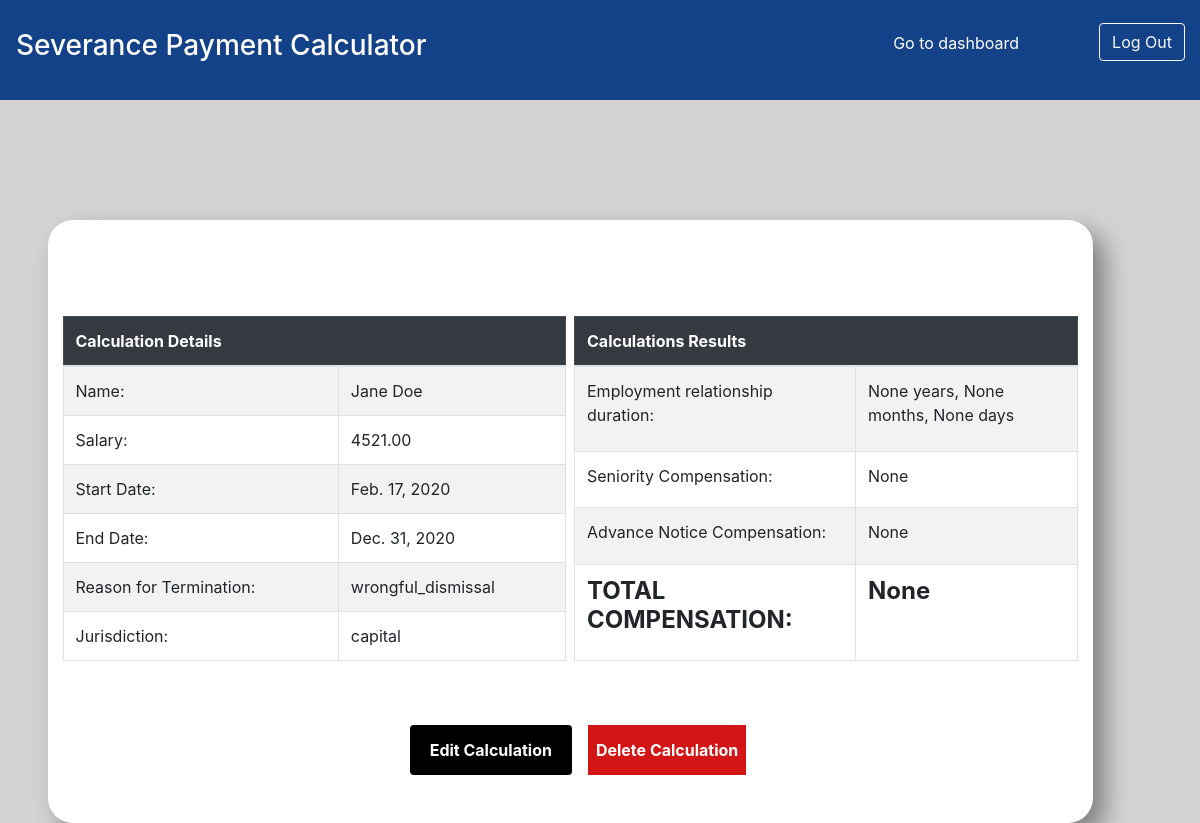
The page /calculationDetails/11 on the database its author committed.
### main_app/models.py (models this page shows, shortened)
class Severance(models.Model):
    name = models.CharField(max_length=255)
    salary = models.DecimalField(max_digits=19, decimal_places=2)
    start_date = models.DateField()
    end_date = models.DateField()
    jurisdiction = models.CharField(max_length=100)
    int_rate = models.DecimalField(max_digits=17, decimal_places=2, null=True)
    reason_for_termination = models.CharField(max_length=100)
    total_relation_duration = models.IntegerField(null=True)
    relation_duration_years = models.IntegerField(null=True)
    relation_duration_months = models.IntegerField(null=True)
    relation_duration_days = models.IntegerField(null=True)
    comp_seniority = models.DecimalField(max_digits=17, decimal_places=2, null=True)
    comp_advance_notice = models.DecimalField(max_digits=17, decimal_places=2, null=True)
    days_complete_month = models.DecimalField(max_digits=17, decimal_places=2, null=True)
    days_month_worked = models.DecimalField(max_digits=17, decimal_places=2, null=True)
    total = models.DecimalField(max_digits=17, decimal_places=2, null=True)
    author = models.ForeignKey(User, related_name="severances", on_delete = models.CASCADE)
    objects = SeveranceManager()
    created_at = models.DateTimeField(auto_now_add = True)
    updated_at = models.DateTimeField(auto_now = True)

### main_app/views.py (the view)
# urls.py: path("calculationDetails/<int:sev_id>", views.detailsCalculation),
def detailsCalculation(request, sev_id):
    one_sev = Severance.objects.get(id=sev_id)
    context={
        "one_calc": one_sev
    }
    return render(request, "calculationDetails.html", context)

### main_app/templates/calculationDetails.html (shortened to what this page needs)
<!DOCTYPE html>
<html lang="en">
    <head>
        {% load static %}
        <link rel="stylesheet" href="https://stackpath.bootstrapcdn.com/bootstrap/4.3.1/css/bootstrap.min.css">
        <link rel= "stylesheet" href="{% static 'css/severanceCalculations.css' %}">
    </head>
    <body>
        <nav>
            <div class="row-nav">
                <h3 class="font-white ml-3">Severance Payment Calculator</h3>
            </div>
            <div>
                <ul class="row-nav">
                    <div class="row_links col">
                        <li class="align-items-center mt-2"><a href="/dashboard">Go to dashboard</a></li>
                        <form action="/logout" method="post">
                            <button type="submit" class="btn btn-outline-light">Log Out</button>
                        </form>
                    </div>
                </ul>
            </div>
        </nav>
        <section class="d-flex justify-content-center">
            <div class="container-xl pt-5 col-lg-11 bg-white border-style">
                <div class="simple-row">
                    <table class="mt-5 mr-2 w-75 table table-bordered table table-striped table-responsive-lg">
                        <thead class="table-dark">
                            <tr>
                                <th scope="col" colspan="2">Calculation Details</th>
                            </tr>
                        </thead>
                        <tbody>
                            <tr>
                                <td>Name:</td>
                                <td>{{one_calc.name}}</td>
                            </tr>
                            <tr>
                                <td>Salary:</td>
                                <td>{{one_calc.salary}}</td>
                            </tr>
                            <tr>
                                <td>Start Date:</td>
                                <td>{{one_calc.start_date}}</td>
                            </tr>
                            <tr>
                                <td>End Date:</td>
                                <td>{{one_calc.end_date}}</td>
                            </tr>
                            <tr>
                                <td>Reason for Termination:</td>
                                <td>{{one_calc.reason_for_termination}}</td>
                            </tr>
                            <tr>
                                <td>Jurisdiction:</td>
                                <td>{{one_calc.jurisdiction}}</td>
                            </tr>
                        </tbody>
                    </table>
                    <table class="mt-5 w-75 table table-bordered table table-striped table-responsive-lg">
                        <thead class="table-dark">
                            <tr>
                                <th scope="col" colspan="2">Calculations Results</th>
                            </tr>
                        </thead>
                        <tbody>
                            <tr>
                                <td>Employment relationship duration:</td>
                                <td>{{one_calc.relation_duration_years}} years, {{one_calc.relation_duration_months}} months, {{one_calc.relation_duration_days}} days</td>
                            </tr>
                            <tr>
                                <td>Seniority Compensation:</td>
                                <td>{{one_calc.comp_seniority}} </td>
                            </tr>
                            <tr>
                                <td>Advance Notice Compensation:</td>
                                <td>{{one_calc.comp_advance_notice}}</td>
                            </tr>
                            <tr>
                                <td class="h4 font-weight-bolder">TOTAL COMPENSATION:</td>
                                <td class="h4 font-weight-bolder">{{one_calc.total}}</td>
                            </tr>
                        </tbody>
                    </table>
                </div>
                <div class="simple-row justify-content-center">
                    <form action="/calculationEdit/{{one_calc.id}}" method="post">
                        <div class="mr-3 text-center">
                            <button type="submit" class="btn-style my-5 mx-2 form-control">Edit Calculation</button>
                        </div>
                    </form>
                    <form action="/calculationDelete/{{one_calc.id}}" method="post">
                        <div class="text-center">
                            <button type="submit" class="btn-style-red my-5 mx-2">Delete Calculation</button>
                        </div>
                    </form>
                </div>
            </div>
        </section>
    </body>
</html>

### main_app/static/css/severanceCalculations.css (style rules this page uses)
* { padding: 0; margin: 0; box-sizing: border-box; }
body { background-color: lightgray; height:100%; margin: auto 0; }
section { width:95%; margin-top: 10%; min-height:75%; }
.btn-style { background-color:black; color:white; border:none; outline:none; height: 50px; width: 100%; font-weight:bold; }
.btn-style-red { background-color:rgba(206, 1, 1, 0.913); color:white; border:none; outline:none; height: 50px; width: 100%; font-weight:bold; }
nav { background-color: rgb(20, 66, 136); min-height: 100px; display:flex; align-items:center; justify-content:space-between; }
ul { list-style-type: none; }
ul a { color:white; text-decoration: none; margin-right: 80px; }
.simple-row { display: flex; }
.row_links { display: flex; }
.font-white { color:white; }
.border-style { border-radius: 25px; box-shadow: 12px 12px 24px gray; }

### rows shown on the page
Severance: name "Jane Doe", salary "4521.00", start_date "Feb. 17, 2020", end_date "Dec. 31, 2020", reason_for_termination "wrongful_dismissal", jurisdiction "capital", relation_duration_years "None", relation_duration_months "None", relation_duration_days "None", comp_seniority "None", comp_advance_notice "None", total "None"
